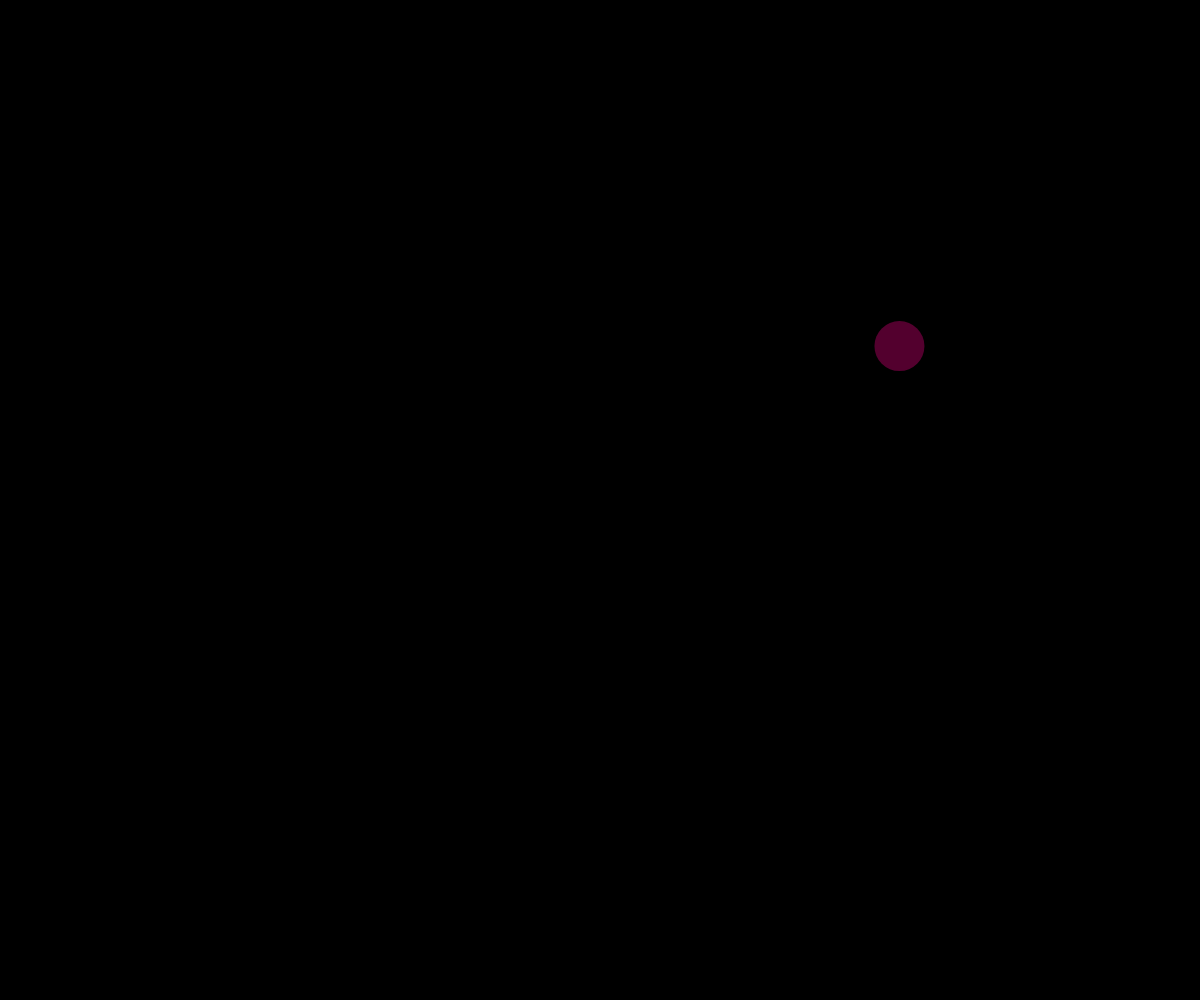
Frame 1 (no input)
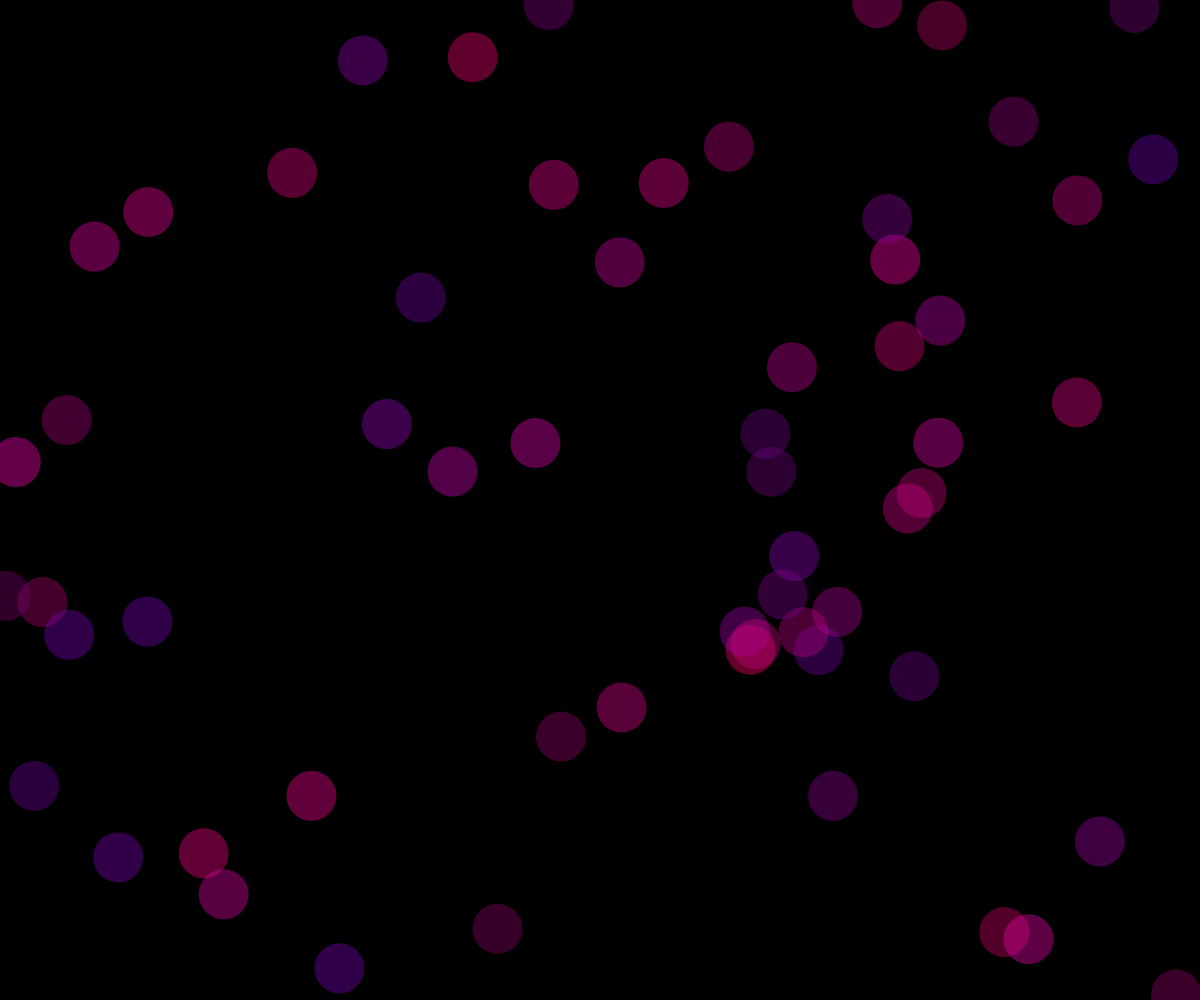
Frame 60 (no input)
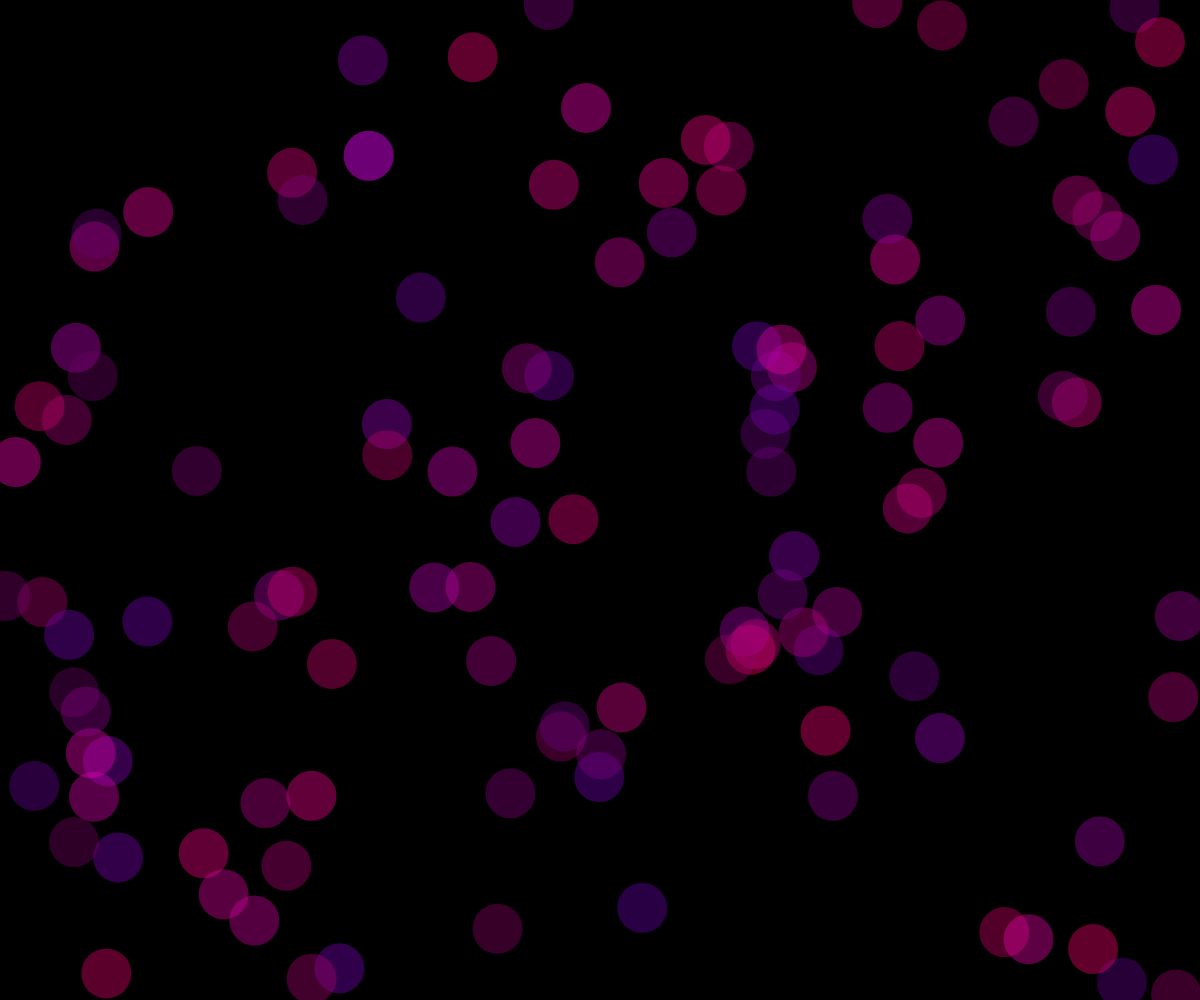
Frame 120 (the mouse pressed at the canvas centre since frame 60)

The p5.js sketch that drew these frames (run headless with seeded random() and noise() and a simulated clock; from frame 60 on, the mouse is pressed at the canvas centre):

// p5.js sketch
// ── sketch.js
var wert={
	x:100,
	y:150
};
function setup(){
	createCanvas(windowWidth,windowHeight);
	background(0);
}
function draw(){
	r=random(100,255);
	g=0;
	b=random(100,190);
	wert.x=random(0,windowWidth);
	wert.y=random(0,windowHeight);
	noStroke();
	fill(r,g,b,100);
	ellipse(wert.x,wert.y,50,50);

}
